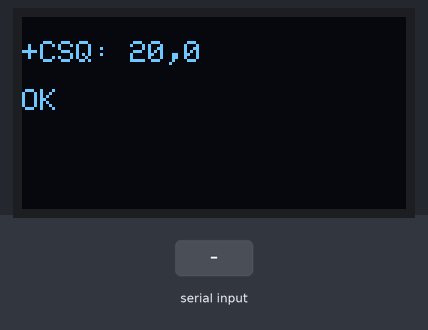
This sketch was run on a simulated Arduino Uno, built with avr-gcc and run on an emulated ATmega328P. On the bench: 128×64 one-colour display. The test bench sets the inputs (shaded band). The modem accepts every AT command (registered, SIM ready, sends succeed) and sends nothing else; what the sketch prints to the serial monitor is not drawn.

Above: at 4.1 s.
At 7.2 s:
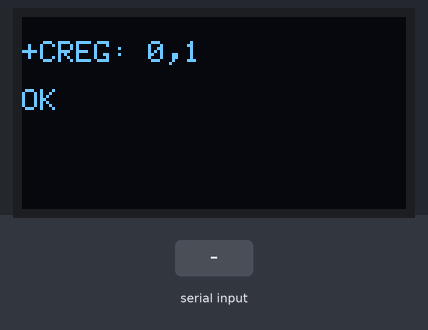
11.5 s: "1" received over the second serial link
At 13.9 s:
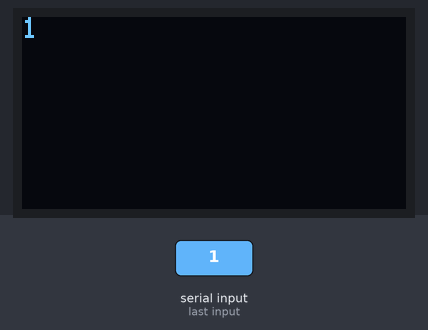
14.2 s: "0" received over the second serial link
At 15.6 s:
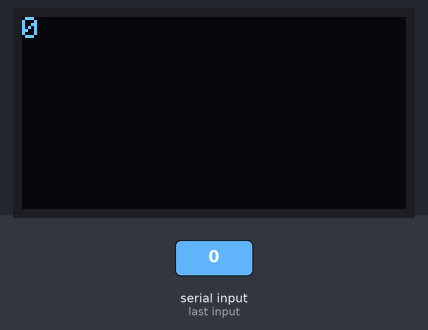
Timing chart, 0 to 17.2 s (numbered marks = the images above; inputs shaded):
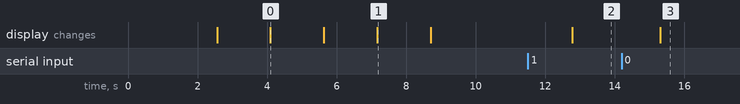

Measured:
- after the input at 11.5 s, the display: changes after 1.3 s (image 2)
- after the input at 14.2 s, the display: changes after 1.1 s (image 3)
- what the display in image 0 shows lasts 1.5 s, from 4.1 s to 5.6 s

The sketch:

d_SMS_using_SIM800L_and_Print_the_message_content_in_OLED_Di.ino
```cpp
#include <Wire.h>
#include <Adafruit_GFX.h>
#include <Adafruit_SSD1306.h>
#include <SoftwareSerial.h>

Adafruit_SSD1306 oled = Adafruit_SSD1306(128, 64, &Wire); //OLED Display
String Grsp;


SoftwareSerial mySerial(2, 3); //SIM800L Tx & Rx is connected to Arduino #3 & #2

void setup()
{
  //Begin serial communication with Arduino and Arduino IDE (Serial Monitor)
  Serial.begin(9600);
  oled.begin(SSD1306_SWITCHCAPVCC, 0x3C);


  //Begin serial communication with Arduino and SIM800L
  mySerial.begin(9600);

  Serial.println("Initializing...");
  delay(1000);

  mySerial.println("AT"); //Once the handshake test is successful, it will back to OK
  updateSerial();
  mySerial.println("AT+CSQ"); //Signal quality test, value range is 0-31 , 31 is the best
  updateSerial();
  mySerial.println("AT+CCID"); //Read SIM information to confirm whether the SIM is plugged
  updateSerial();
  mySerial.println("AT+CREG?"); //Check whether it has registered in the network
  updateSerial();
  mySerial.println("AT+CMGF=1"); // Configuring TEXT mode
  updateSerial();
  mySerial.println("AT+CNMI=1,2,0,0,0"); // Decides how newly arrived SMS messages should be handled
  updateSerial();

}

void loop()
{
  updateSerial();


}

void updateSerial()
{

  delay(500);
  while (Serial.available())
  {
    mySerial.write(Serial.read());//Forward what Serial received to Software Serial Port

  }
  while (mySerial.available())
  {
    String sms = mySerial.readString();
    Serial.println(sms);
    int index = sms.indexOf(';');
    String message = sms.substring(index);
    Serial.println("Message is :" + message );
    oled.clearDisplay();
    oled.setTextColor(WHITE);
    oled.setTextSize(1);
    oled.setCursor(0, 0);
    oled.print(sms);
    oled.display();
  }
}
```
